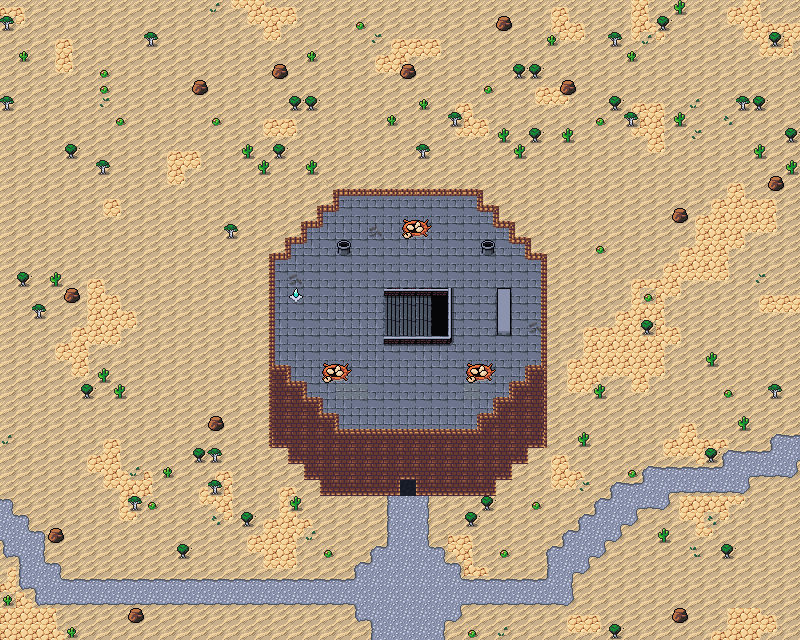

A level layout from a 2D game, rendered from its tile map. Below: a short description, then the map file with tile-grid data replaced by summaries:
An orthogonal 50x40 tile map with 16x16 px tiles, 6 tile layers (Collision, Background, Ground, Walls, ...), 4 tilesets and 37 objects.

<map version="1.10" tiledversion="1.10.1" orientation="orthogonal" renderorder="right-down" width="50" height="40" tilewidth="16" tileheight="16" infinite="0" nextlayerid="11" nextobjectid="135">
 <editorsettings>
  <export target="wastetown..tmx" format="tmx" />
 </editorsettings>
 <properties><property name="dungeonEffect" value="{&quot;startBattleWithCard&quot;: [&quot;Serra Aviary|HML&quot;]}" /></properties><tileset firstgid="1" source="../../../../common/maps/tileset/main.tsx" />
 <tileset firstgid="10113" source="../../../../common/maps/tileset/buildings.tsx" />
 <tileset firstgid="11905" source="../../../../common/maps/tileset/dungeon.tsx" />
 <tileset firstgid="16385" source="../../../../common/maps/tileset/FarmFood.tsx" />
 <layer id="10" name="Collision" width="50" height="40">
  <data>[2000 cells, 107 non-empty, 6 distinct tile ids]</data>
 </layer>
 <layer id="1" name="Background" width="50" height="40">
  <data>[2000 cells, 1816 non-empty, 7 distinct tile ids]</data>
 </layer>
 <layer id="8" name="Ground" width="50" height="40">
  <data>[2000 cells, 657 non-empty, 46 distinct tile ids]</data>
 </layer>
 <layer id="2" name="Walls" width="50" height="40">
  <data>[2000 cells, 245 non-empty, 17 distinct tile ids]</data>
 </layer>
 <layer id="3" name="Clutter" width="50" height="40">
  <data>[2000 cells, 322 non-empty, 42 distinct tile ids]</data>
 </layer>
 <layer id="9" name="Shades" width="50" height="40" opacity="0.6" tintcolor="#000000">
  <properties>
   <property name="spriteLayer" type="bool" value="true" />
  </properties>
  <data>[2000 cells, 4 non-empty, 2 distinct tile ids]</data>
 </layer>
 <objectgroup id="4" name="Objects">
  <object id="90" template="../../../../common/maps/obj/door_left.tx" x="399.25" y="498.25" width="20" height="20">
   <properties>
    <property name="direction" value="down" />
    <property name="teleport" value="../Shandalar Old Border/maps/map/aerie/aerie_1.tmx" />
    <property name="teleportObjectId" value="38" />
   </properties>
  </object>
  <object id="91" template="../../../../common/maps/obj/enemy.tx" x="138.284" y="133.754">
   <properties>
    <property name="enemy" value="Griffin" />
    <property name="threatRange" type="int" value="30" />
    <property name="waypoints" value="118,121,120" />
   </properties>
  </object>
  <object id="92" template="../../../../common/maps/obj/enemy.tx" x="330.66" y="575.497">
   <properties>
    <property name="dialog">[
	{
		"text": "Welcome {var=player_name}, I see you are here to look at some of our fine birds. You must be pretty smart to come to us, since our prices are indeed unmatched compared to those of other sellers in Shandalar!",
		"options": [
			{
				"name": "Who are you?",
				"text": "I'm a worker of the aerie guild, we are one of the biggest conglomerate of breeders of the various bird species of Shandalar. We have a few breeding sites like this scattered around the various biomes of Shandalar. My task is to sell those birds to eager adventurers like you. So take a look around.",
				"options": [
					{
						"name": "Am I allowed to enter the aerie?",
						"text": "I'm afraid to say to you that you are not allowed to do that. Our guild is very protective of its breeding practices, which have been developed over a span of more than thousands of years. Because of that, we don't want our competitors peeking into our business. If anyone without permission enters the aerie, that person will be reprimanded by the various guards and even the birds, who have been trained to attack unwanted intruders.'",
						"options": [
							{
								"name": "Thanks for the information, goodbye",
								"text": "Leave"
							}
						]
					}
				]
			}
		]
	}
]</property>
    <property name="enemy" value="Aerie Guard" />
   </properties>
  </object>
  <object id="94" template="../../../../common/maps/obj/gold.tx" x="709.083" y="51.833" />
  <object id="95" template="../../../../common/maps/obj/gold.tx" x="23.894" y="33.341" />
  <object id="99" template="../../../../common/maps/obj/enemy.tx" x="129.829" y="248.132">
   <properties>
    <property name="enemy" value="Scarab" />
    <property name="threatRange" type="int" value="30" />
    <property name="waypoints" value="119,120,119,117" />
   </properties>
  </object>
  <object id="100" template="../../../../common/maps/obj/enemy.tx" x="407.538" y="233.709">
   <properties>
    <property name="enemy" value="Griffin" />
    <property name="threatRange" type="int" value="40" />
   </properties>
  </object>
  <object id="102" template="../../../../common/maps/obj/gold.tx" x="431.962" y="417.046" />
  <object id="103" template="../../../../common/maps/obj/gold.tx" x="414.938" y="417.887" />
  <object id="105" template="../../../../common/maps/obj/manashards.tx" x="371.712" y="418.546" />
  <object id="106" template="../../../../common/maps/obj/manashards.tx" x="393.712" y="418.546" />
  <object id="108" template="../../../../common/maps/obj/enemy.tx" x="471.212" y="379.546">
   <properties>
    <property name="enemy" value="Griffin" />
    <property name="threatRange" type="int" value="40" />
   </properties>
  </object>
  <object id="110" template="../../../../common/maps/obj/booster.tx" x="372.5" y="403">
   <properties>
    <property name="reward">[
  {
    "editions": [ "TMP", "STH", "EXO" ],
    "type": "card",
    "count": 10,
    "rarity": [ "Common" ]
  },
  {
    "editions": [ "TMP", "STH", "EXO" ],
    "type": "card",
    "count": 3,
    "rarity": [ "Uncommon" ]
  },
  {
    "editions": [ "TMP", "STH", "EXO" ],
    "type": "card",
    "count": 3,
    "rarity": [ "Rare" ]
  }
]
</property>
   </properties>
  </object>
  <object id="111" template="../../../../common/maps/obj/booster.tx" x="394.5" y="402">
   <properties>
    <property name="reward">[
  {
    "editions": [ "TMP", "STH", "EXO" ],
    "type": "card",
    "count": 10,
    "rarity": [ "Common" ]
  },
  {
    "editions": [ "TMP", "STH", "EXO" ],
    "type": "card",
    "count": 3,
    "rarity": [ "Uncommon" ]
  },
  {
    "editions": [ "TMP", "STH", "EXO" ],
    "type": "card",
    "count": 3,
    "rarity": [ "Rare" ]
  }
]
</property>
   </properties>
  </object>
  <object id="112" template="../../../../common/maps/obj/booster.tx" x="415.5" y="403.5">
   <properties>
    <property name="reward">[
  {
    "editions": [ "TMP", "STH", "EXO" ],
    "type": "card",
    "count": 10,
    "rarity": [ "Common" ]
  },
  {
    "editions": [ "TMP", "STH", "EXO" ],
    "type": "card",
    "count": 3,
    "rarity": [ "Uncommon" ]
  },
  {
    "editions": [ "TMP", "STH", "EXO" ],
    "type": "card",
    "count": 3,
    "rarity": [ "Rare" ]
  }
]
</property>
   </properties>
  </object>
  <object id="113" template="../../../../common/maps/obj/enemy.tx" x="327" y="378.5">
   <properties>
    <property name="enemy" value="Griffin" />
    <property name="threatRange" type="int" value="40" />
   </properties>
  </object>
  <object id="114" template="../../../../common/maps/obj/enemy.tx" x="733" y="275">
   <properties>
    <property name="enemy" value="Griffin" />
    <property name="threatRange" type="int" value="30" />
    <property name="waypoints" value="123,124,122" />
   </properties>
  </object>
  <object id="115" template="../../../../common/maps/obj/enemy.tx" x="608.5" y="151.5">
   <properties>
    <property name="enemy" value="Scarab" />
    <property name="threatRange" type="int" value="30" />
    <property name="waypoints" value="125,123,127,128,122,128" />
   </properties>
  </object>
  </objectgroup>
</map>
<!-- 19 of 37 objects omitted -->
